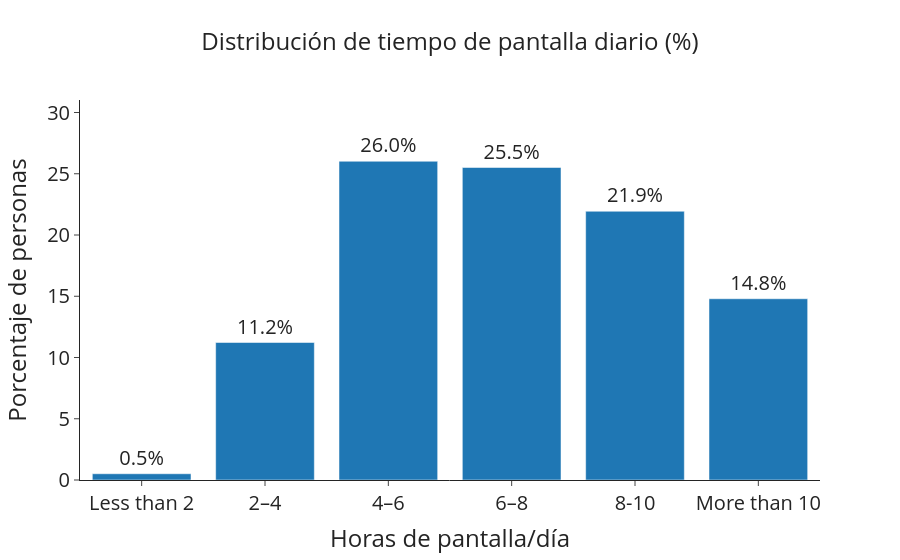

This figure's notebook cell:
### Code cell
counts = (
    df["Average Screen Time"]
    .value_counts(normalize=True)
    .reindex(screen_order)
    .reset_index()
)

counts.columns = ["Average Screen Time", "Percentage"]
counts["Percentage"] = counts["Percentage"] * 100

fig1 = px.bar(
    counts,
    x="Average Screen Time",
    y="Percentage",
    text=counts["Percentage"].round(1).astype(str) + "%",
    title="Distribución de tiempo de pantalla diario (%)",
    color_discrete_sequence=["#1f77b4"]
)

fig1.update_traces(
    textposition="outside",
    textfont=dict(size=20)
)

fig1.update_layout(
    template="simple_white",
    title=dict(
        text="Distribución de tiempo de pantalla diario (%)",
        x=0.5,  # 🔹 centrar título
        font=dict(size=24)
    ),
    xaxis=dict(
        title="Horas de pantalla/día",
        title_font=dict(size=24),
        tickfont=dict(size=20)
    ),
    yaxis=dict(
        title="Porcentaje de personas",
        title_font=dict(size=24),
        tickfont=dict(size=20),
        range=[0, counts["Percentage"].max() + 5]
    )
)

fig1.show()
fig1.write_image("barplot_tiempo_pantalla.png")

### Figure 1 — Plotly figure (JSON) as saved in the notebook; plotly's stock layout.template omitted (floating-point values rounded to 4 significant figures)
{"data": [{"hovertemplate": "Average Screen Time=%{x}<br>Percentage=%{y}<br>text=%{text}<extra></extra>", "legendgroup": "", "marker": {"color": "#1f77b4", "pattern": {"shape": ""}}, "name": "", "orientation": "v", "showlegend": false, "text": ["0.5%", "11.2%", "26.0%", "25.5%", "21.9%", "14.8%"], "textfont": {"size": 20}, "textposition": "outside", "type": "bar", "x": ["Less than 2", "2–4", "4–6", "6–8", "8-10", "More than 10"], "xaxis": "x", "y": [0.5102, 11.22, 26.02, 25.51, 21.94, 14.8], "yaxis": "y"}], "layout": {"barmode": "relative", "legend": {"tracegroupgap": 0}, "title": {"font": {"size": 24}, "text": "Distribución de tiempo de pantalla diario (%)", "x": 0.5}, "xaxis": {"anchor": "y", "domain": [0, 1], "tickfont": {"size": 20}, "title": {"font": {"size": 24}, "text": "Horas de pantalla/día"}}, "yaxis": {"anchor": "x", "domain": [0, 1], "range": [0, 31.02], "tickfont": {"size": 20}, "title": {"font": {"size": 24}, "text": "Porcentaje de personas"}}}}
